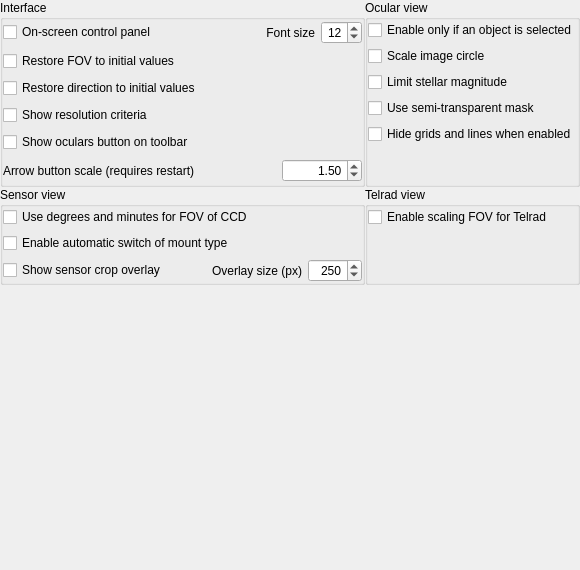
        <widget class="QWidget" name="generalTab">
         <attribute name="title">
          <string>General</string>
         </attribute>
         <layout class="QGridLayout" name="gridLayout_10">
          <property name="leftMargin">
           <number>0</number>
          </property>
          <property name="topMargin">
           <number>0</number>
          </property>
          <property name="rightMargin">
           <number>0</number>
          </property>
          <property name="bottomMargin">
           <number>0</number>
          </property>
          <property name="spacing">
           <number>0</number>
          </property>
          <item row="0" column="0">
           <widget class="QGroupBox" name="groupBoxInterface">
            <property name="title">
             <string>Interface</string>
            </property>
            <layout class="QGridLayout" name="gridLayout_7">
             <property name="leftMargin">
              <number>0</number>
             </property>
             <property name="topMargin">
              <number>0</number>
             </property>
             <property name="rightMargin">
              <number>0</number>
             </property>
             <property name="bottomMargin">
              <number>0</number>
             </property>
             <item row="3" column="0">
              <layout class="QHBoxLayout" name="guiPanelHorizontalLayout">
               <item>
                <widget class="QCheckBox" name="checkBoxControlPanel">
                 <property name="text">
                  <string>On-screen control panel</string>
                 </property>
                </widget>
               </item>
               <item>
                <spacer name="horizontalSpacer">
                 <property name="orientation">
                  <enum>Qt::Horizontal</enum>
                 </property>
                 <property name="sizeHint" stdset="0">
                  <size>
                   <width>40</width>
                   <height>20</height>
                  </size>
                 </property>
                </spacer>
               </item>
               <item>
                <widget class="QLabel" name="guiFontSizeLabel">
                 <property name="text">
                  <string>Font size</string>
                 </property>
                 <property name="alignment">
                  <set>Qt::AlignRight|Qt::AlignTrailing|Qt::AlignVCenter</set>
                 </property>
                </widget>
               </item>
               <item>
                <widget class="QSpinBox" name="guiFontSizeSpinBox">
                 <property name="maximumSize">
                  <size>
                   <width>50</width>
                   <height>16777215</height>
                  </size>
                 </property>
                 <property name="alignment">
                  <set>Qt::AlignRight|Qt::AlignTrailing|Qt::AlignVCenter</set>
                 </property>
                 <property name="minimum">
                  <number>10</number>
                 </property>
                 <property name="maximum">
                  <number>30</number>
                 </property>
                 <property name="value">
                  <number>12</number>
                 </property>
                </widget>
               </item>
              </layout>
             </item>
             <item row="11" column="0">
              <layout class="QHBoxLayout" name="horizontalLayout_8">
               <item>
                <widget class="QLabel" name="arrowButtonScaleLabel">
                 <property name="toolTip">
                  <string/>
                 </property>
                 <property name="text">
                  <string>Arrow button scale (requires restart)</string>
                 </property>
                </widget>
               </item>
               <item>
                <widget class="QDoubleSpinBox" name="arrowButtonScaleDoubleSpinBox">
                 <property name="maximumSize">
                  <size>
                   <width>80</width>
                   <height>16777215</height>
                  </size>
                 </property>
                 <property name="alignment">
                  <set>Qt::AlignRight|Qt::AlignTrailing|Qt::AlignVCenter</set>
                 </property>
                 <property name="minimum">
                  <double>1.000000000000000</double>
                 </property>
                 <property name="maximum">
                  <double>2.500000000000000</double>
                 </property>
                 <property name="singleStep">
                  <double>0.050000000000000</double>
                 </property>
                 <property name="value">
                  <double>1.500000000000000</double>
                 </property>
                </widget>
               </item>
              </layout>
             </item>
             <item row="8" column="0">
              <widget class="QCheckBox" name="checkBoxResolutionCriterion">
               <property name="text">
                <string>Show resolution criteria</string>
               </property>
              </widget>
             </item>
             <item row="6" column="0">
              <widget class="QCheckBox" name="checkBoxInitialFOV">
               <property name="toolTip">
                <string>Mark it if you want the FOV value the same like at the startup of Stellarium.</string>
               </property>
               <property name="text">
                <string>Restore FOV to initial values</string>
               </property>
              </widget>
             </item>
             <item row="7" column="0">
              <widget class="QCheckBox" name="checkBoxInitialDirection">
               <property name="toolTip">
                <string>Mark it if you want the direction value the same like at the startup of Stellarium.</string>
               </property>
               <property name="text">
                <string>Restore direction to initial values</string>
               </property>
              </widget>
             </item>
             <item row="9" column="0">
              <widget class="QCheckBox" name="checkBoxToolbarButton">
               <property name="text">
                <string>Show oculars button on toolbar</string>
               </property>
              </widget>
             </item>
            </layout>
           </widget>
          </item>
          <item row="0" column="1">
           <widget class="QGroupBox" name="groupBoxOcularOptions">
            <property name="title">
             <string>Ocular view</string>
            </property>
            <layout class="QGridLayout" name="gridLayout_6">
             <property name="leftMargin">
              <number>0</number>
             </property>
             <property name="topMargin">
              <number>0</number>
             </property>
             <property name="rightMargin">
              <number>0</number>
             </property>
             <property name="bottomMargin">
              <number>0</number>
             </property>
             <item row="2" column="0">
              <widget class="QCheckBox" name="scaleImageCircleCheckBox">
               <property name="text">
                <string>Scale image circle</string>
               </property>
              </widget>
             </item>
             <item row="0" column="0">
              <widget class="QCheckBox" name="requireSelectionCheckBox">
               <property name="text">
                <string>Enable only if an object is selected</string>
               </property>
              </widget>
             </item>
             <item row="6" column="0">
              <widget class="QCheckBox" name="hideGridsLinesCheckBox">
               <property name="text">
                <string>Hide grids and lines when enabled</string>
               </property>
              </widget>
             </item>
             <item row="3" column="0">
              <widget class="QCheckBox" name="limitStellarMagnitudeCheckBox">
               <property name="toolTip">
                <string>Apply limits stellar magnitude for different apertures of telescopes</string>
               </property>
               <property name="text">
                <string>Limit stellar magnitude</string>
               </property>
              </widget>
             </item>
             <item row="4" column="0">
              <widget class="QCheckBox" name="semiTransparencyCheckBox">
               <property name="toolTip">
                <string>In ocular mode, allow some visibility outside ocular circle.</string>
               </property>
               <property name="text">
                <string>Use semi-transparent mask</string>
               </property>
              </widget>
             </item>
             <item row="7" column="0">
              <spacer name="verticalSpacer_6">
               <property name="orientation">
                <enum>Qt::Vertical</enum>
               </property>
               <property name="sizeHint" stdset="0">
                <size>
                 <width>20</width>
                 <height>40</height>
                </size>
               </property>
              </spacer>
             </item>
            </layout>
           </widget>
          </item>
          <item row="1" column="0">
           <widget class="QGroupBox" name="groupBoxSensorOptions">
            <property name="title">
             <string>Sensor view</string>
            </property>
            <layout class="QGridLayout" name="gridLayout_8">
             <property name="leftMargin">
              <number>0</number>
             </property>
             <property name="topMargin">
              <number>0</number>
             </property>
             <property name="rightMargin">
              <number>0</number>
             </property>
             <property name="bottomMargin">
              <number>0</number>
             </property>
             <item row="1" column="0">
              <widget class="QCheckBox" name="checkBoxDMSDegrees">
               <property name="text">
                <string>Use degrees and minutes for FOV of CCD</string>
               </property>
              </widget>
             </item>
             <item row="2" column="0">
              <widget class="QCheckBox" name="checkBoxTypeOfMount">
               <property name="toolTip">
                <string>Enable automatic switch of mount type from the telescope settings for horizontal orientation of CCD frame.</string>
               </property>
               <property name="text">
                <string>Enable automatic switch of mount type</string>
               </property>
              </widget>
             </item>
             <item row="3" column="0">
              <layout class="QHBoxLayout" name="guiSensorPanelHorizontalLayout">
               <item>
                <widget class="QCheckBox" name="checkBoxShowCcdCropOverlay">
                 <property name="toolTip">
                  <string>Enable a square overlay showing the effective size of a number of pixels.</string>
                 </property>
                 <property name="text">
                  <string>Show sensor crop overlay</string>
                 </property>
                </widget>
               </item>
               <item>
                <spacer name="orientationHorizontalSpacer">
                 <property name="orientation">
                  <enum>Qt::Horizontal</enum>
                 </property>
                 <property name="sizeHint" stdset="0">
                  <size>
                   <width>40</width>
                   <height>20</height>
                  </size>
                 </property>
                </spacer>
               </item>
               <item>
                <widget class="QLabel" name="guiCcdCropOverlaySizeLabel">
                 <property name="text">
                  <string>Overlay size (px)</string>
                 </property>
                 <property name="alignment">
                  <set>Qt::AlignRight|Qt::AlignTrailing|Qt::AlignVCenter</set>
                 </property>
                </widget>
               </item>
               <item>
                <widget class="QSpinBox" name="guiCcdCropOverlaySizeSpinBox">
                 <property name="maximumSize">
                  <size>
                   <width>80</width>
                   <height>16777215</height>
                  </size>
                 </property>
                 <property name="alignment">
                  <set>Qt::AlignRight|Qt::AlignTrailing|Qt::AlignVCenter</set>
                 </property>
                 <property name="minimum">
                  <number>1</number>
                 </property>
                 <property name="maximum">
                  <number>6000</number>
                 </property>
                 <property name="value">
                  <number>250</number>
                 </property>
                </widget>
               </item>
              </layout>
             </item>
            </layout>
           </widget>
          </item>
          <item row="1" column="1">
           <widget class="QGroupBox" name="groupBoxTelradOptions">
            <property name="title">
             <string>Telrad view</string>
            </property>
            <property name="alignment">
             <set>Qt::AlignLeading|Qt::AlignLeft|Qt::AlignTop</set>
            </property>
            <layout class="QGridLayout" name="gridLayout_9">
             <property name="leftMargin">
              <number>0</number>
             </property>
             <property name="topMargin">
              <number>0</number>
             </property>
             <property name="rightMargin">
              <number>0</number>
             </property>
             <property name="bottomMargin">
              <number>0</number>
             </property>
             <property name="spacing">
              <number>0</number>
             </property>
             <item row="0" column="0">
              <widget class="QCheckBox" name="checkBoxTelradFOVScaling">
               <property name="text">
                <string>Enable scaling FOV for Telrad</string>
               </property>
              </widget>
             </item>
             <item row="1" column="0">
              <spacer name="verticalSpacer_5">
               <property name="orientation">
                <enum>Qt::Vertical</enum>
               </property>
               <property name="sizeHint" stdset="0">
                <size>
                 <width>20</width>
                 <height>40</height>
                </size>
               </property>
              </spacer>
             </item>
            </layout>
           </widget>
          </item>
          <item row="2" column="0" colspan="2">
           <spacer name="verticalSpacer_3">
            <property name="orientation">
             <enum>Qt::Vertical</enum>
            </property>
            <property name="sizeHint" stdset="0">
             <size>
              <width>187</width>
              <height>285</height>
             </size>
            </property>
           </spacer>
          </item>
         </layout>
        </widget>
